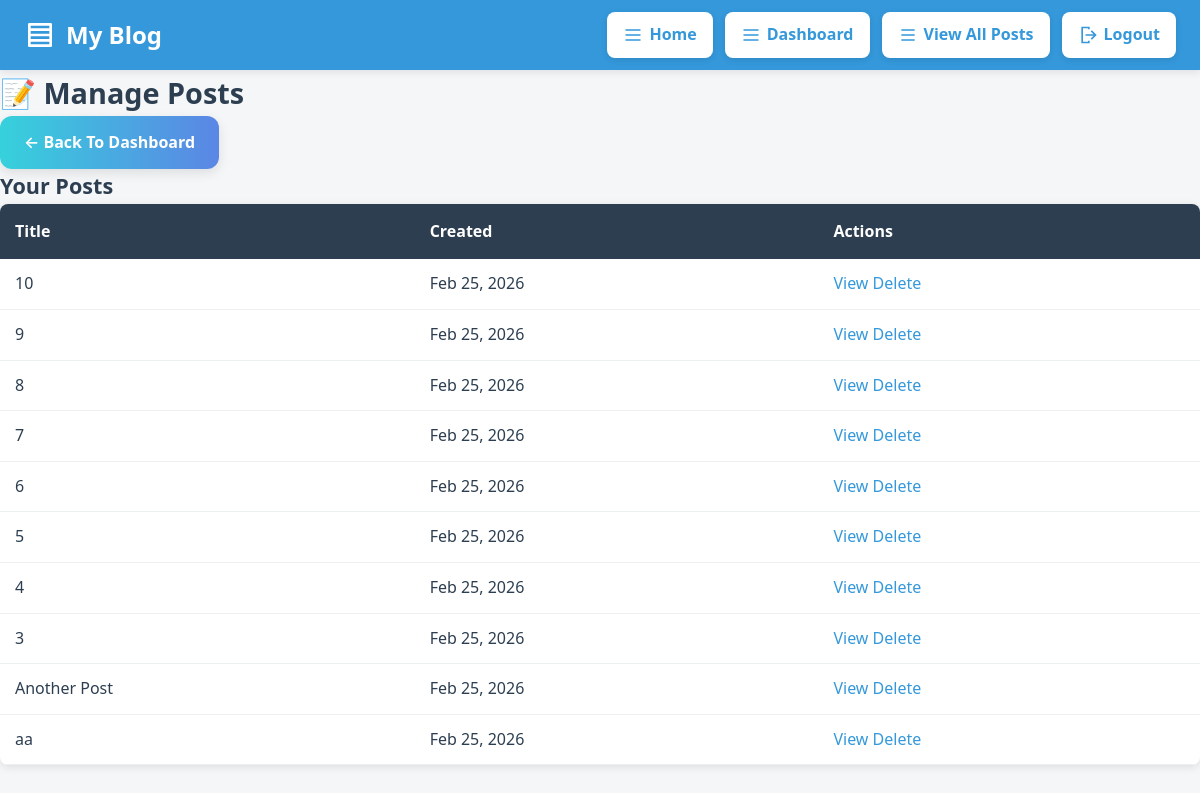
Screenshot of /manage_posts.php (signed in) with the database file from the repository.
### tables this page shows
CREATE TABLE `posts` (
  `id` int(11) NOT NULL,
  `title` varchar(500) NOT NULL,
  `content` text NOT NULL,
  `created_at` datetime DEFAULT current_timestamp(),
  `user_id` int(11) NOT NULL
);

### functions/databaseFunctions.php (called while the page is built, shortened)
<?php
function fetchAll(string $sql, string $types = "", array $params = []): array
{
    $stmt = db()->prepare($sql);
    if ($types) {
        $stmt->bind_param($types, ...$params);
    }
    $stmt->execute();
    return $stmt->get_result()->fetch_all(MYSQLI_ASSOC);
}
function db(): mysqli
{
    static $conn = null;
    if ($conn === null) {
        $conn = new mysqli("localhost", "root", "", "blog");
    }
    return $conn;
}

### functions/genericFunctions.php (called while the page is built, shortened)
<?php
function escape(string $value): string
{
    return htmlspecialchars($value, ENT_QUOTES, "UTF-8");
}

### manage_posts.php (the view, shortened to what this page needs)
<?php
require_once "functions/databaseFunctions.php";
require_once "functions/genericFunctions.php";
$userId = $_SESSION["user"]["id"];
$posts = fetchAll(
    "SELECT id, title, content, created_at FROM posts WHERE user_id = ? ORDER BY created_at DESC",
    "i",
    [$userId]
);
?>
<h2>📝 Manage Posts</h2>
<a href="dashboard.php" class="back-dashboard-btn">← Back To Dashboard</a>
<h3>Your Posts</h3>
<?php if (empty($posts)): ?>
    <p><em>You haven't created any posts yet.</em></p>
<?php else: ?>
    <table>
        <tr>
            <th>Title</th>
            <th>Created</th>
            <th>Actions</th>
        </tr>
        <?php foreach ($posts as $post): ?>
            <tr>
                <td><?= escape($post["title"]) ?></td>
                <td><?= date("M d, Y", strtotime($post["created_at"])) ?></td>
                <td>
                    <a href="post.php?id=<?= $post["id"] ?>">View</a>
                    <a href="servers/post_delete.php?id=<?= $post["id"] ?>" onclick="return confirm('Are you sure you want to delete this post?')">Delete</a>
                </td>
            </tr>
        <?php endforeach; ?>
    </table>
<?php endif; ?>
<div id="editor" contenteditable="true"></div>
<link rel="stylesheet" href="assets/css/editor.css">

### assets/css/base.css (style rules this page uses)
:root { --primary-color: #2c3e50; --secondary-color: #3498db; --accent-color: #e74c3c; --light-bg: #ecf0f1; --border-color: #bdc3c7; --text-color: #2c3e50; --success-color: #27ae60; }
* { margin: 0; padding: 0; box-sizing: border-box; }
html { scroll-behavior: smooth; }
body { font-family: system-ui, -apple-system, BlinkMacSystemFont, "Segoe UI", Roboto, Helvetica, Arial, sans-serif; background-color: #f4f6f8; color: var(--text-color); line-height: 1.6; -webkit-font-smoothing: antialiased; -moz-osx-font-smoothing: grayscale; }
h2 { font-size: 1.8rem; }
h3 { font-size: 1.35rem; }
a { color: var(--secondary-color); text-decoration: none; transition: color 0.3s; }

### assets/css/tables.css (style rules this page uses)
table { width: 100%; border-collapse: collapse; background: white; border-radius: 8px; overflow: hidden; box-shadow: 0 2px 8px rgba(0,0,0,0.1); }
table th { background-color: var(--primary-color); color: white; padding: 15px; text-align: left; }
table td { padding: 12px 15px; border-bottom: 1px solid var(--light-bg); }

### assets/css/dashboard.css (style rules this page uses)
.back-dashboard-btn { display: inline-flex; align-items: center; justify-content: center; padding: 14px 24px; border-radius: 12px; background: linear-gradient(90deg, #36d1dc 0%, #5b86e5 100%); color: #ffffff; font-weight: 600; font-size: 1rem; border: none; cursor: pointer; text-decoration: none; box-shadow: 0 4px 12px rgba(0,0,0,0.1); transition: transform 0.2s ease, box-shadow 0.2s ease, background 0.2s ease; }

### rows the page displays
posts: title "10", created_at "Feb 25, 2026"
posts: title "9", created_at "Feb 25, 2026"
posts: title "8", created_at "Feb 25, 2026"
posts: title "7", created_at "Feb 25, 2026"
posts: title "6", created_at "Feb 25, 2026"
posts: title "5", created_at "Feb 25, 2026"
posts: title "4", created_at "Feb 25, 2026"
posts: title "3", created_at "Feb 25, 2026"
posts: title "Another Post", created_at "Feb 25, 2026"
posts: title "aa", created_at "Feb 25, 2026"
